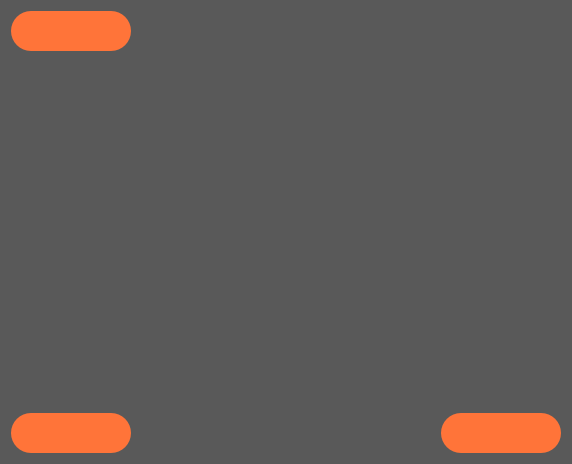
      <widget class="QWidget" name="reprodutor">
       <property name="styleSheet">
        <string notr="true">background-color:rgb(89, 89, 89)</string>
       </property>
       <layout class="QVBoxLayout" name="verticalLayout_2">
        <item>
         <layout class="QHBoxLayout" name="horizontalLayout_2">
          <item>
           <widget class="QPushButton" name="pushButton_inicio_reprodutor">
            <property name="sizePolicy">
             <sizepolicy hsizetype="Fixed" vsizetype="Fixed">
              <horstretch>0</horstretch>
              <verstretch>0</verstretch>
             </sizepolicy>
            </property>
            <property name="minimumSize">
             <size>
              <width>120</width>
              <height>40</height>
             </size>
            </property>
            <property name="font">
             <font>
              <weight>75</weight>
              <bold>true</bold>
             </font>
            </property>
            <property name="cursor">
             <cursorShape>PointingHandCursor</cursorShape>
            </property>
            <property name="styleSheet">
             <string notr="true">QPushButton {
	background-color: #FF7439;
	border-radius: 20px;
	border: none;
	color: #fff;
}

QPushButton:hover {
	background-color: #c8592d;
}

QPushButton:pressed {
	background-color: #c8592d;
}</string>
            </property>
            <property name="text">
             <string/>
            </property>
           </widget>
          </item>
          <item>
           <spacer name="horizontalSpacer_5">
            <property name="orientation">
             <enum>Qt::Horizontal</enum>
            </property>
            <property name="sizeHint" stdset="0">
             <size>
              <width>40</width>
              <height>20</height>
             </size>
            </property>
           </spacer>
          </item>
         </layout>
        </item>
        <item>
         <widget class="QGraphicsView" name="widget_reprodutor">
          <property name="minimumSize">
           <size>
            <width>550</width>
            <height>350</height>
           </size>
          </property>
          <property name="styleSheet">
           <string notr="true">border: none;</string>
          </property>
         </widget>
        </item>
        <item>
         <layout class="QHBoxLayout" name="horizontalLayout">
          <item>
           <widget class="QPushButton" name="pushButton_voltar_reprodutor">
            <property name="sizePolicy">
             <sizepolicy hsizetype="Fixed" vsizetype="Fixed">
              <horstretch>0</horstretch>
              <verstretch>0</verstretch>
             </sizepolicy>
            </property>
            <property name="minimumSize">
             <size>
              <width>120</width>
              <height>40</height>
             </size>
            </property>
            <property name="font">
             <font>
              <weight>75</weight>
              <bold>true</bold>
             </font>
            </property>
            <property name="cursor">
             <cursorShape>PointingHandCursor</cursorShape>
            </property>
            <property name="styleSheet">
             <string notr="true">QPushButton {
	background-color: #FF7439;
	border-radius: 20px;
	border: none;
	color: #fff;
}

QPushButton:hover {
	background-color: #c8592d;
}

QPushButton:pressed {
	background-color: #c8592d;
}</string>
            </property>
            <property name="text">
             <string/>
            </property>
           </widget>
          </item>
          <item>
           <spacer name="horizontalSpacer_6">
            <property name="orientation">
             <enum>Qt::Horizontal</enum>
            </property>
            <property name="sizeHint" stdset="0">
             <size>
              <width>40</width>
              <height>20</height>
             </size>
            </property>
           </spacer>
          </item>
          <item>
           <widget class="QPushButton" name="pushButton_proximo_reprodutor">
            <property name="sizePolicy">
             <sizepolicy hsizetype="Fixed" vsizetype="Fixed">
              <horstretch>0</horstretch>
              <verstretch>0</verstretch>
             </sizepolicy>
            </property>
            <property name="minimumSize">
             <size>
              <width>120</width>
              <height>40</height>
             </size>
            </property>
            <property name="font">
             <font>
              <weight>75</weight>
              <bold>true</bold>
             </font>
            </property>
            <property name="cursor">
             <cursorShape>PointingHandCursor</cursorShape>
            </property>
            <property name="styleSheet">
             <string notr="true">QPushButton {
	background-color: #FF7439;
	border-radius: 20px;
	border: none;
	color: #fff;
}

QPushButton:hover {
	background-color: #c8592d;
}

QPushButton:pressed {
	background-color: #c8592d;
}</string>
            </property>
            <property name="text">
             <string/>
            </property>
           </widget>
          </item>
         </layout>
        </item>
       </layout>
      </widget>
